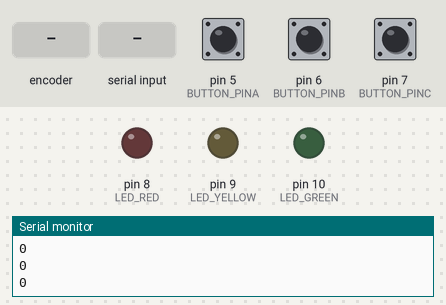
A sketch run on a simulated Arduino Uno, built with avr-gcc and run on an emulated ATmega328P. Parts: output pins drawn as LEDs (lit = HIGH), the last lines printed to the serial monitor. Inputs (shaded band) come from the test bench; at power-on: pin 5 (BUTTON_PINA) HIGH, pin 6 (BUTTON_PINB) HIGH, pin 7 (BUTTON_PINC) HIGH.

Above: at 1.2 s.
1.3 s: rotary encoder on pin 5 (BUTTON_PINA) / pin 6 (BUTTON_PINB) turned 1 step (first pin leading)
At 2.3 s:
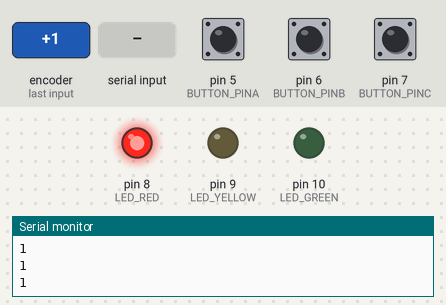
3.0 s: "5\n" received over Serial
At 3.7 s:
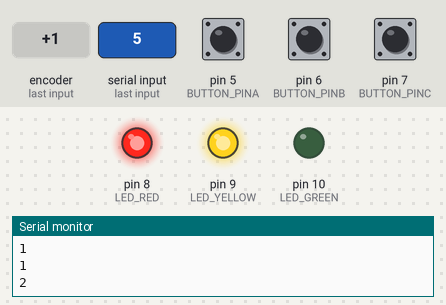
Timing chart, 0 to 6.0 s (numbered marks = the images above; inputs shaded):
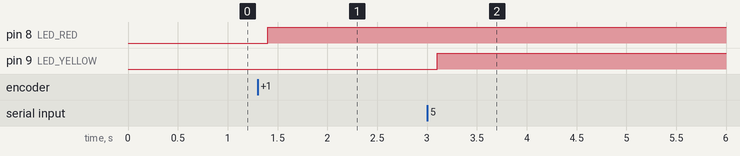

Measured:
- after the input at 1.3 s, pin 8 (LED_RED): LOW → HIGH after 0.10 s
- after the input at 3.0 s, pin 9 (LED_YELLOW): LOW → HIGH after 0.10 s

The sketch:

IR_Arduino_eStop.ino
```cpp
#define BUTTON_PINA 5
#define BUTTON_PINB 6
#define BUTTON_PINC 7
#define LED_RED 8
#define LED_YELLOW 9
#define LED_GREEN 10
int systemState = 0;    // Variable to store the button state
int receivedData = 0;

void setup() {
  pinMode(LED_RED, OUTPUT);
  pinMode(LED_GREEN, OUTPUT);
  pinMode(LED_YELLOW, OUTPUT);
  pinMode(BUTTON_PINA, INPUT_PULLUP);
  pinMode(BUTTON_PINB, INPUT_PULLUP);
  pinMode(BUTTON_PINC, INPUT_PULLUP);
  Serial.begin(9600); //Initialise the serial communication
}

void loop() {
  switch (systemState){
    case 0:
      digitalWrite(LED_RED, LOW);
      digitalWrite(LED_YELLOW, LOW);
      digitalWrite(LED_GREEN, LOW);
      if (digitalRead(BUTTON_PINA) == LOW) {
        systemState = 1;
      }
      else if (Serial.available() > 0) {
        receivedData = Serial.parseInt();
        if (receivedData == 4){
          systemState = 1;
        }
      }
      break;
    case 1: //e-stop is pressed
      digitalWrite(LED_RED, HIGH);
      if (digitalRead(BUTTON_PINB) == LOW) {
        systemState = 2;
      }
      else if (Serial.available() > 0) {
        receivedData = Serial.parseInt();
        if (receivedData == 5){
          systemState = 2;
        }
      }
      break;
    case 2: //e-stop release is pressed
      digitalWrite(LED_RED, HIGH);
      digitalWrite(LED_YELLOW, HIGH);

      if (digitalRead(BUTTON_PINC) == LOW) {
        systemState = 3;
      }
      else if (Serial.available() > 0) {
        receivedData = Serial.parseInt();
        if (receivedData == 6){
          systemState = 3;
        }
      }
      break;
    case 3: //e-stop is released. MATLAB needs to confirm
      if (Serial.available() > 0) {
        receivedData = Serial.parseInt();
//        Serial.print("Received: ");
//        Serial.println(receivedData);
        if (receivedData == 7){
          digitalWrite(LED_GREEN, HIGH);
          systemState = 0;
        }
      }
      break;
    default:
      break;
  }
  Serial.println(systemState);          // Send the state to MATLAB via serial
  delay(100);
}
```
